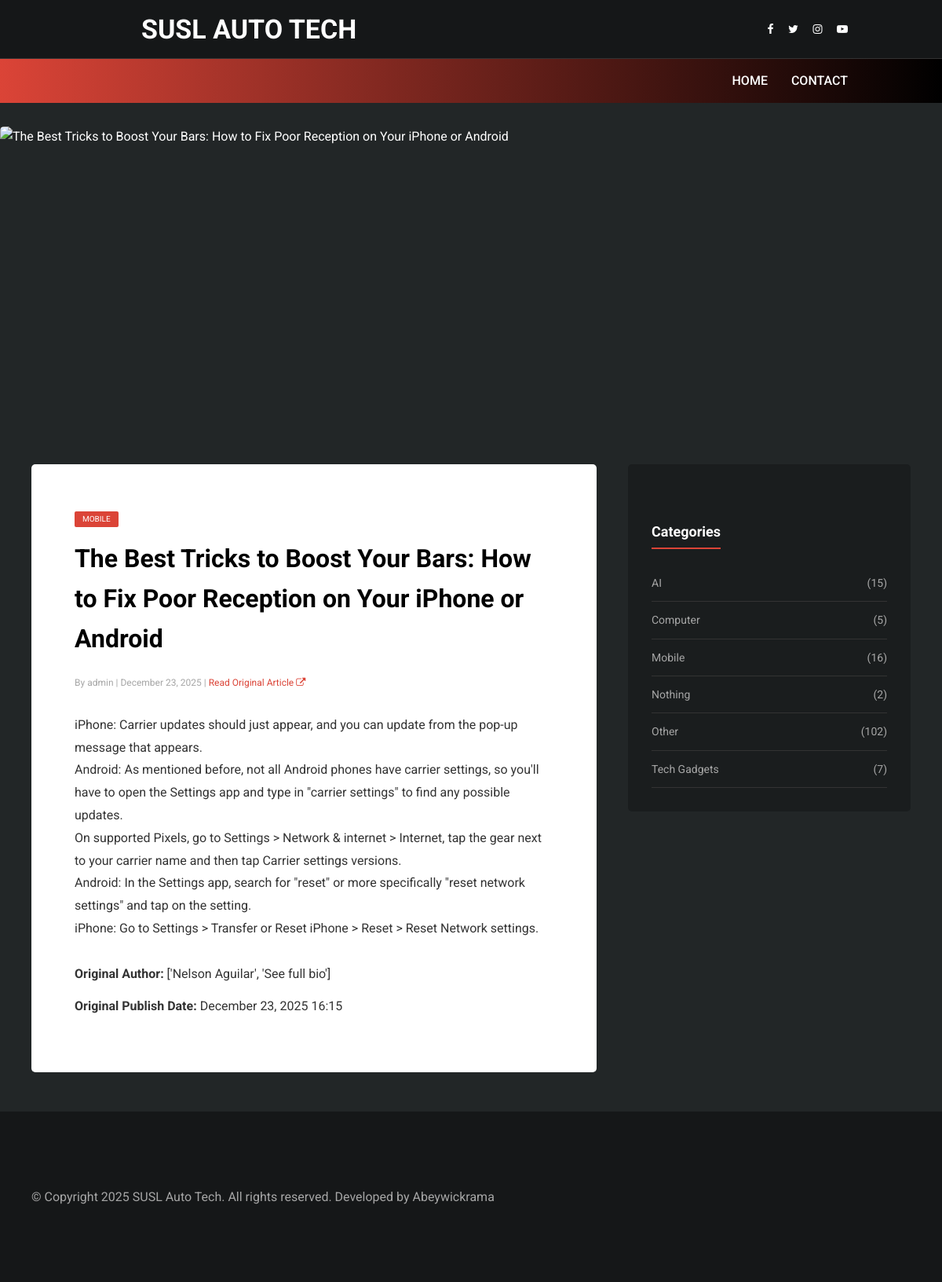
Page /blog/post/1/ on the committed database.
### blog/models.py (models this page shows, shortened)
class Post(models.Model):
    post_id = models.CharField(max_length=200)
    title = models.CharField(max_length=200)
    author = models.ForeignKey(User, on_delete=models.CASCADE)
    body = models.TextField()
    created_at = models.DateTimeField(auto_now_add=True)
    URL= models.URLField()
    category = models.CharField(max_length=200)
    publish_date = models.DateTimeField(default=django.utils.timezone.now)
    publish = models.BooleanField(default=False)
    original_author = models.CharField(max_length=500, default='', blank=True)

### blog/views.py (the view)
# urls.py: path('post/<int:post_id>/', views.post_detail, name='post_detail'),
def post_detail(request, post_id):
    post = get_object_or_404(Post, id=post_id)
    category_counts = Post.objects.values('category').annotate(count=Count('category'))
    return render(request, 'blog/post_detail.html', {'post': post, 'category_counts': category_counts})

### blog/templatetags/blog_extras.py (called while the page is built)
@register.simple_tag
def category_image_url(category_name):
    category_map = {
        'AI': 'blog/images/AI.png',
        'Computer': 'blog/images/computer.png',
        'Mobile': 'blog/images/phone.png',
        'Tech Gadgets': 'blog/images/tech_gadget.png',
        'Other': 'blog/images/other.png'
    }
    image_path = category_map.get(category_name)
    if not image_path:
        lower_map = {k.lower(): v for k, v in category_map.items()}
        image_path = lower_map.get(category_name.lower())
    if not image_path:
        image_path = category_map.get('Other')
    return static(image_path)

### blog/templates/blog/post_detail.html
{% extends 'blog/base.html' %}
{% load blog_extras %}
{% block content %}
    <div class="hero-post-area" style="max-width: 1200px; margin: 30px auto;">
         <img src="{% category_image_url post.category %}" alt="{{ post.title }}" class="hero-post-img">
    </div>
    <div class="container">
        <div class="main-content">
            <div class="single-post-details-area">
                <div class="post-content">
                    <a href="{% url 'category_posts' post.category %}" class="post-cata">{{ post.category }}</a>
                    <h2 class="post-title">{{ post.title }}</h2>
                    <div class="post-meta mb-30">
                        <a href="#">By {{ post.author.username }}</a> |
                        <a href="#">{{ post.publish_date|date:"F d, Y" }}</a>
                        {% if post.URL %}
                         | <a href="{{ post.URL }}" target="_blank" style="color: var(--accent-color);">Read Original Article <i class="fa fa-external-link"></i></a>
                        {% endif %}
                    </div>
                    <div class="article-content">
                        {{ post.body|linebreaks }}
                    </div>
                    <div class="post-meta-bottom mt-30">
                        {% if post.original_author %}
                        <p><strong>Original Author:</strong> {{ post.original_author }}</p>
                        {% endif %}
                        <p><strong>Original Publish Date:</strong> {{ post.publish_date|date:"F d, Y H:i" }}</p>
                    </div>
                </div>
            </div>
        </div>
        <div class="sidebar">
            <div class="single-widget">
                <h6 class="widget-title">Categories</h6>
                <ul class="categories-list">
                    {% for cat in category_counts %}
                    <li>
                        <a href="{% url 'category_posts' cat.category %}">
                            <span>{{ cat.category }}</span>
                            <span>({{ cat.count }})</span>
                        </a>
                    </li>
                    {% endfor %}
                </ul>
            </div>
        </div>
    </div>
{% endblock %}

### blog/templates/blog/base.html (shortened to what this page needs)
{% load static %}
<!DOCTYPE html>
<html lang="en">
<head>
    <link rel="stylesheet" href="{% static 'blog/css/style.css' %}">
    <link rel="stylesheet" href="https://cdnjs.cloudflare.com/ajax/libs/font-awesome/4.7.0/css/font-awesome.min.css">
</head>
<body>
    <header class="header-area">
        <div class="top-header-area">
            <div class="vizew-nav-container">
                <div class="top-header-content">
                    <div class="breaking-news">
                        <a href="{% url 'blog_index' %}" class="nav-brand">SUSL AUTO TECH</a>
                    </div>
                    <div class="social-info">
                        <a href="#"><i class="fa fa-facebook"></i></a>
                        <a href="#"><i class="fa fa-twitter"></i></a>
                        <a href="#"><i class="fa fa-instagram"></i></a>
                        <a href="#"><i class="fa fa-youtube-play"></i></a>
                    </div>
                </div>
            </div>
        </div>
        <div class="vizew-main-menu">
            <div class="vizew-nav-container">
                <div class="classy-nav-container">
                    <nav class="classy-navbar">
                        <div class="classy-menu">
                            <ul id="nav">
                                <li><a href="{% url 'blog_index' %}">Home</a></li>
                                <li><a href="{% url 'contact' %}">Contact</a></li>
                            </ul>
                        </div>
                    </nav>
                </div>
            </div>
        </div>
    </header>
    {% block content %}
    {% endblock %}
    <footer class="footer-area">
        <div class="container">
            <div class="copywrite-text">
                <p>&copy; Copyright 2025 SUSL Auto Tech. All rights reserved. Developed by Abeywickrama</p>
            </div>
        </div>
    </footer>
</body>
</html>

### blog/static/blog/css/style.css (style rules this page uses)
:root { --bg-color: #222627; --text-color: #ffffff; --accent-color: #db4437; --secondary-text: #a6a6a6; --card-bg: #1a1d1e; --font-primary: 'Roboto', sans-serif; }
body { background-color: var(--bg-color); color: var(--text-color); font-family: var(--font-primary); margin: 0; padding: 0; line-height: 1.6; }
a { text-decoration: none; color: inherit; transition: color 0.3s ease; }
.top-header-area { background-color: #151718; padding: 10px 0; font-size: 14px; border-bottom: 1px solid #333; }
.vizew-main-menu { background: linear-gradient(to right, var(--accent-color) 0%, #000 100%); padding: 0; position: sticky; top: 0; z-index: 1000; }
.nav-brand { padding: 10%; font-size: 34px; font-weight: bold; }
.breaking-news { width: 50%; font-size: 28px; font-weight: bold; padding-left: 10%; }
.social-info { padding-right: 10%; }
.classy-nav-container { background-color: transparent; padding: 15px 0; }
.classy-navbar { display: flex; justify-content: flex-end; align-items: center; width: 100%; }
.classy-menu { display: flex; padding-right: 10%; }
.classy-menu ul { margin: 0; padding: 0; display: flex; list-style: none; }
.classy-menu ul li { display: inline-block; margin-left: 30px; }
.classy-menu ul li a { color: #fff; font-size: 16px; font-weight: 500; text-transform: uppercase; text-decoration: none; transition: color 0.3s; }
.top-header-content { display: flex; justify-content: space-between; align-items: center; width: 100%; }
.social-info a { color: #fff; font-size: 14px; margin-left: 15px; transition: color 0.3s; }
.container { max-width: 1200px; margin: 30px auto; padding: 0 40px; display: flex; gap: 40px; }
.main-content { flex: 2; }
.sidebar { flex: 1; }
.hero-post-area { margin-bottom: 40px; position: relative; border-radius: 5px; overflow: hidden; }
.hero-post-img { width: 100%; height: 400px; object-fit: cover; display: block; }
.post-cata { background-color: var(--accent-color); color: #fff; padding: 2px 10px; font-size: 10px; text-transform: uppercase; border-radius: 2px; display: inline-block; margin-bottom: 10px; }
.post-content { padding: 15px; }
.post-title { font-size: 18px; margin: 5px 0 10px; font-weight: 700; }
.post-meta { font-size: 12px; color: var(--secondary-text); }
.single-widget { background-color: var(--card-bg); padding: 30px; margin-bottom: 30px; border-radius: 5px; }
.widget-title { font-size: 18px; margin-bottom: 20px; border-bottom: 2px solid var(--accent-color); display: inline-block; padding-bottom: 5px; }
.categories-list { list-style: none; padding: 0; margin: 0; }
.categories-list li { border-bottom: 1px solid #333; }
.categories-list a { display: flex; justify-content: space-between; padding: 12px 0; color: var(--secondary-text); font-size: 14px; }
.single-post-details-area { background-color: #fff; color: #333; padding: 40px; border-radius: 5px; }
.single-post-details-area h2 { font-size: 32px; margin-bottom: 20px; color: #000; }
.article-content { font-size: 16px; line-height: 1.8; margin-bottom: 30px; }
.article-content p { margin-bottom: 20px; }
footer { background-color: #151718; padding: 50px 0; text-align: center; color: var(--secondary-text); margin-top: 50px; }
.mb-30 { margin-bottom: 30px; }

### rows in the picture
Post: category "MOBILE", title "The Best Tricks to Boost Your Bars: How to Fix Poor Reception on Your iPhone or Android", author.username "admin", publish_date "December 23, 2025", body "iPhone: Carrier updates should just appear, and you can update from the pop-up message that appears. Android: As mentioned before, not all Android phones have carrier settings, so you'll have to open the Settings app and type in \"carrier settings\" to find any possible updates. On supported Pixels, go to Settings > Network & internet > Internet, tap the gear next to your carrier name and then tap Carrier settings versions. Android: In the Settings app, search for \"reset\" or more specifically \"reset network settings\" and tap on the setting. iPhone: Go to Settings > Transfer or Reset iPhone > Reset > Reset Network settings.", original_author "['Nelson Aguilar', 'See full bio']", publish_date "December 23, 2025 16:15"

### other values in the picture
{{ cat.category }} "AI" "Computer" "Mobile" "Nothing" "Other" "Tech Gadgets"
{{ cat.count }} "15" "5" "16" "2" "102" "7"
